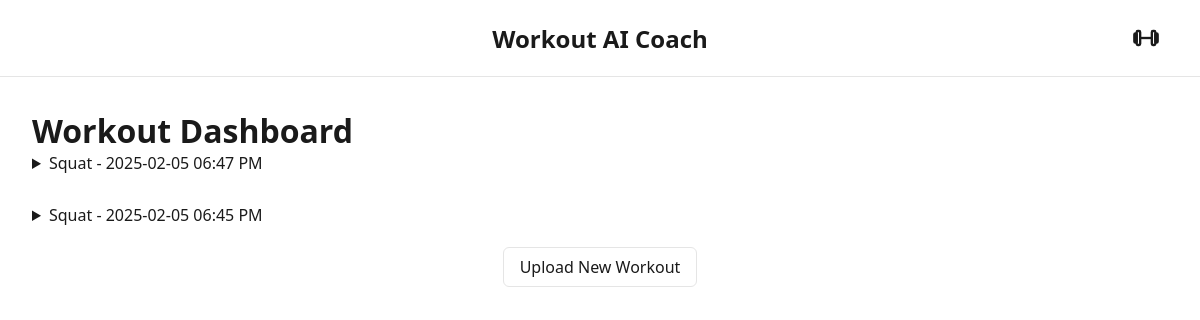
The page /dashboard (signed in) on the database its author committed.
### app.py (models this page shows)
class WorkoutSession(db.Model):
    id = db.Column(db.Integer, primary_key=True)
    user_id = db.Column(db.Integer, db.ForeignKey('user.id'), nullable=False)
    file_type = db.Column(db.String(10), nullable=False)  # 'video' or 'image'
    video_filename = db.Column(db.String(300), nullable=False)
    exercise = db.Column(db.String(50))
    analysis = db.Column(db.Text)
    feedback = db.Column(db.Text)
    notes = db.Column(db.Text)
    created_at = db.Column(db.DateTime, default=datetime.utcnow)
    character_id = db.Column(db.String(50))
    character_name = db.Column(db.String(100))
    @property
    def formatted_date(self):
        return self.created_at.strftime('%Y-%m-%d %I:%M %p')
    user = db.relationship('User', backref='sessions')

### app.py (the view)
@app.route('/dashboard')
@login_required
def dashboard():
    sessions = WorkoutSession.query.filter_by(user_id=current_user.id).order_by(WorkoutSession.created_at.desc()).all()
    for session in sessions:
        if session.exercise:
            words = session.exercise.split()
            session.display_name = ' '.join(word.title() for word in words).replace('- ', '-')
    return render_template('dashboard.html', sessions=sessions)

### app.py (called while the page is built)
@login_manager.user_loader
def load_user(user_id):
    return User.query.get(int(user_id))

@app.before_request
def ensure_tables():
    global _table_created
    if not _table_created:
        db.create_all()
        _table_created = True

@app.context_processor
def utility_processor():
    return {'CHARACTERS': CHARACTERS}

### templates/dashboard.html (shortened to what this page needs)
{% extends "base.html" %}
{% block header %}
<header>
    <h1 class="header-title">
        <a href="{{ url_for('home') }}" class="home-link">Workout AI Coach</a>
    </h1>
    <div class="header-controls">
        <button class="menu-button">
        </button>
    </div>
</header>
{% endblock %}
{% block content %}
<div class="claude-container">
    <h1>Workout Dashboard</h1>
    {% if sessions %}
        {% for session in sessions %}
            <details class="exercise-accordion" style="margin-bottom: 30px;">
                <summary>{{ session.display_name }} - {{ session.formatted_date }}</summary>
            </details>
        {% endfor %}
    {% else %}
        <p>No sessions yet. Try uploading a workout video!</p>
    {% endif %}
    <div style="text-align: center; margin-top: 20px;">
        <a href="/" class="tool-item">Upload New Workout</a>
    </div>
</div>
{% endblock %}

### templates/base.html (shortened to what this page needs)
<!DOCTYPE html>
<html>
<head>
    <link rel="stylesheet" href="{{ url_for('static', filename='css/style.css') }}">
</head>
<body>
    {% block header %}{% endblock %}
    <div class="container">
        {% block content %}{% endblock %}
    </div>
</body>
</html>

### static/css/style.css (style rules this page uses)
* { margin: 0; padding: 0; box-sizing: border-box; }
:root, html { --background-color: #ffffff; --secondary-bg: #f9f9f9; --text-color: #1a1a1a; --secondary-text: #666666; --border-color: #e5e5e5; --input-bg: #f9f9f9; --card-bg: #ffffff; --hover-bg: #f5f5f5; --accent-color: #6e56cf; --error-bg: #ffdddd; --error-border: #f44336; --wave-bg: #0066ff; --transition-speed: 0.3s; --transition-timing: ease; --error-color: #dc3545; --error-hover-color: #c82333; }
html, body { background-color: var(--background-color); color: var(--text-color); font-family: system-ui, -apple-system, BlinkMacSystemFont, 'Segoe UI', sans-serif; margin: 0; padding: 0; min-height: 100vh; transition: all 0.3s ease; }
header { display: flex; justify-content: space-between; align-items: center; padding: 1rem 2rem; background-color: var(--background-color); border-bottom: 1px solid var(--border-color); position: relative; }
.header-title { font-size: 1.5rem; margin: 0; position: absolute; left: 50%; transform: translateX(-50%); }
.claude-container { max-width: 1200px; margin: 0 auto; padding: 2rem; background-color: var(--background-color); min-height: calc(100vh - 65px); }
.header-controls { position: relative; margin-left: auto; z-index: 10; }
.menu-button { background: none; border: none; cursor: pointer; padding: 8px; display: flex; align-items: center; justify-content: center; }
.menu-icon { stroke: var(--text-color); transition: stroke 0.3s ease; }
.container { padding: 0; }
a { color: var(--accent-color); text-decoration: none; }
.tool-item { background-color: var(--secondary-bg); color: var(--text-color); border: 1px solid var(--border-color); }
.input-section, .tool-item, .chat-textarea, .menu-dropdown, .file-upload, .message, .collaboration-section { transition: background-color 0.3s, border-color 0.3s, color 0.3s; }
.header-controls { margin-left: auto; position: relative; z-index: 1; }
.claude-container { background-color: var(--background-color); }
.chat-container, .chat-main, .sidebar, header, .menu-dropdown { background-color: var(--background-color); }
.tool-item { background-color: var(--background-color); padding: 8px 16px; border-radius: 6px; cursor: pointer; border: 1px solid var(--border-color); transition: all 0.3s ease; }
.menu-icon, .file-upload svg { stroke: var(--text-color); }
.dumbbell-icon { width: 28px; height: 28px; stroke: var(--text-color); fill: none; transition: transform 0.3s ease; }
.home-link { color: var(--text-color); text-decoration: none; }
header, .header-title, .menu-button, .menu-icon, .menu-dropdown, .auth-container, .form-group input, .auth-button, .auth-link, .greeting, .greeting-icon, .input-section, .chat-textarea, .collaboration-section, .tool-item, .menu-item, .dumbbell-icon, .home-link, .page-title, .flash-messages li, .form-group label, .input-label, .collaboration-text { transition: all 0.3s ease; }
.auth-container, .input-section, .collaboration-section, .menu-dropdown, .tool-item, .form-group input, header { transition: background-color 0.3s ease, border-color 0.3s ease, color 0.3s ease, box-shadow 0.3s ease; }
body, .menu-dropdown, .auth-container, .input-section, .collaboration-section, .claude-container { transform: translateZ(0); backface-visibility: hidden; perspective: 1000px; will-change: transform, opacity, background-color, color; }
body, header, .header-title, .menu-button, .menu-icon, .menu-dropdown, .auth-container, .form-group, .form-group input, .form-group label, .auth-button, .auth-link, .greeting, .greeting-icon, .input-section, .chat-textarea, .collaboration-section, .tool-item, .menu-item, .dumbbell-icon, .home-link, .page-title, .flash-messages li, .input-label, .collaboration-text, .claude-container { transition: all var(--transition-speed) var(--transition-timing); }
html, html *, body, body * { transition: background-color var(--transition-speed) var(--transition-timing), color var(--transition-speed) var(--transition-timing), border-color var(--transition-speed) var(--transition-timing); }

### rows shown on the page
WorkoutSession: display_name "Squat", formatted_date "2025-02-05 06:47 PM"
WorkoutSession: display_name "Squat", formatted_date "2025-02-05 06:45 PM"
